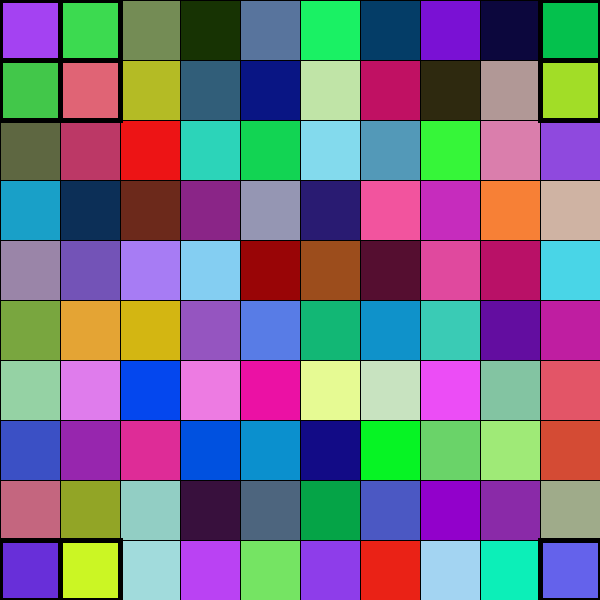
Frame 1 (no input)
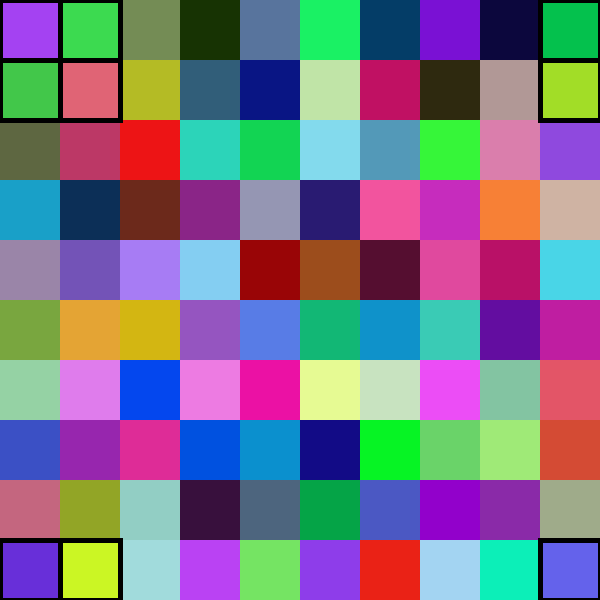
Frame 60 (the mouse pressed at the canvas centre just before this capture)
Frame 120 (the mouse held since frame 60 and released just before this capture): identical to frame 60, image omitted

The Processing sketch that drew these frames (run headless with seeded random() and noise(); from frame 60 on, the mouse is pressed at the canvas centre):

// Processing sketch: sketch_150910SOMpraGrutto
// ── sketch_150910SOMpraGrutto.pde
/*
http://gaya.jp/spiking_neuron/som.htm
 practice of SOM (self organizing map)
 data is 3 dimensional vector and mapped into the 2 dimensional color cell
 (x, y) is used for index
 */


int NUM = 10;

color w [][] = new color[NUM][NUM]; //reference vector(map)

color x; //incoming data vector

int tempI = 0;
int tempJ = 0;  

float distance;
float tempDistance;

float h; //ratio of merging the incoming vector
float tempRed;
float tempGreen;
float tempBlue;

void setup() {
  size(600, 600);

  for (int j = 0; j < NUM; j++) {
    for (int i = 0; i < NUM; i++) {
      w[i][j] = color(random(0, 255), random(0, 255), random(0, 255));
      fill(w[i][j]);
      rect(i * width / NUM, j * height / NUM, width / NUM, width / NUM);
      noFill();
      print(hex(w[i][j]) + " ");
    }
    println(" ");
  }

  println("start");
}

void draw() {
  //draw all cell
  for (int j = 0; j < NUM; j++) {
    for (int i = 0; i < NUM; i++) {
      fill(w[i][j]);
      rect(i * width / NUM, j * height / NUM, width / NUM, width / NUM);
      noFill();
    }
  }

  //draw smallest cell
  stroke(x);
  strokeWeight(5);
  rect(tempI * width / NUM, tempJ * height / NUM, width / NUM, width / NUM);
  strokeWeight(5);
  for (int j = -1; j <= 1; j++) {
    for (int i = -1; i <= 1; i++) {
      int temptempI = tempI + i;
      int temptempJ = tempJ + j;
      if (tempI + i < 0) temptempI = NUM -1;
      if (tempI + i >= NUM)temptempI = 0;
      if (tempJ + j < 0) temptempJ = NUM - 1;
      if (tempJ + j >= NUM) temptempJ = 0;
  rect(temptempI * width / NUM, temptempJ * height / NUM,  width / NUM,  width / NUM);
    }
  }
  noStroke();
}

void keyPressed() {
  println("key pressed: " + key);

  x = color(random(0, 255), random(0, 255), random(0, 255));

  //search nearest reference vector w
  distance = dist(red(w[tempI][tempJ]), green(w[tempI][tempJ]), blue(w[tempI][tempJ]), red(x), green(x), blue(x));
  println("distance between x and w[tempI][tempJ]: " + distance);
  for (int j = 0; j < NUM; j++) {
    for (int i = 0; i < NUM; i++) {
      tempDistance = dist(red(w[i][j]), green(w[i][j]), blue(w[i][j]), red(x), green(x), blue(x));
      if (tempDistance < distance) {
        tempI = i;
        tempJ = j;
        distance = tempDistance;
      }
    }
  }
  println("nearest vector i: " + tempI + " j: " + tempJ + " distance:" + distance);

  //exposure process
  h = 0.3; 

  //w[tempI+-1][tempJ+-1] = (1 - h) * pastW + h * x; //<-I wanna do like this around the
  for (int j = -1; j <= 1; j++) {
    for (int i = -1; i <= 1; i++) {
      int temptempI = tempI + i;
      int temptempJ = tempJ + j;
      if (tempI + i < 0) temptempI = NUM -1;
      if (tempI + i >= NUM)temptempI = 0;
      if (tempJ + j < 0) temptempJ = NUM - 1;
      if (tempJ + j >= NUM) temptempJ = 0;
      tempRed = (1 - h) * red(w[temptempI][temptempJ]) + h * red(x);
      tempGreen = (1 - h) * green(w[temptempI][temptempJ]) + h * green(x);
      tempBlue = (1 - h) * blue(w[temptempI][temptempJ]) + h * blue(x);
      w[temptempI][temptempJ] = color(tempRed, tempGreen, tempBlue);
    }
  }
}



void mouseClicked() {
  println("mouse clicked");
  for (int j = 0; j < NUM; j++) {
    for (int i = 0; i < NUM; i++) {
      w[i][j] = color(random(0, 255), random(0, 255), random(0, 255));
    }
  }
}
